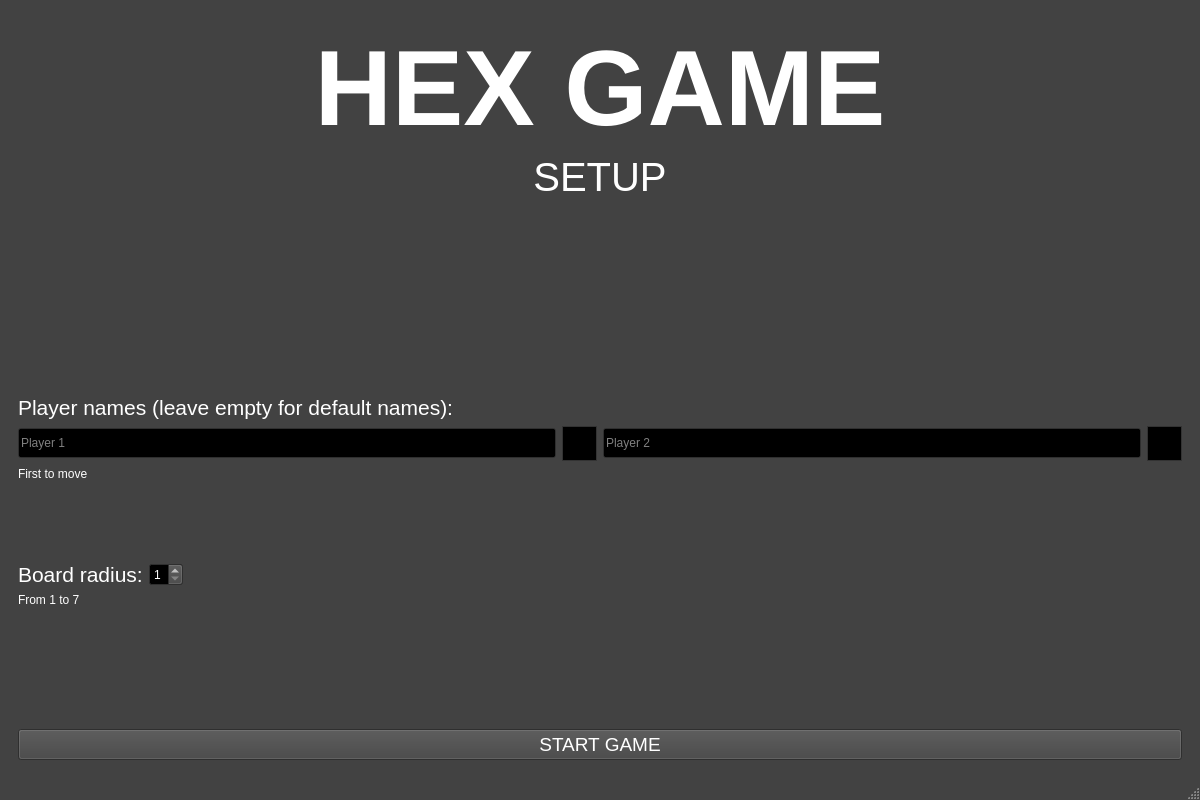
<?xml version="1.0" encoding="UTF-8"?>
<ui version="4.0">
 <class>mainWindow</class>
 <widget class="QMainWindow" name="mainWindow">
  <property name="geometry">
   <rect>
    <x>0</x>
    <y>0</y>
    <width>1200</width>
    <height>800</height>
   </rect>
  </property>
  <property name="palette">
   <palette>
    <active>
     <colorrole role="WindowText">
      <brush brushstyle="SolidPattern">
       <color alpha="255">
        <red>255</red>
        <green>255</green>
        <blue>255</blue>
       </color>
      </brush>
     </colorrole>
     <colorrole role="Button">
      <brush brushstyle="SolidPattern">
       <color alpha="255">
        <red>66</red>
        <green>66</green>
        <blue>66</blue>
       </color>
      </brush>
     </colorrole>
     <colorrole role="Light">
      <brush brushstyle="SolidPattern">
       <color alpha="255">
        <red>99</red>
        <green>99</green>
        <blue>99</blue>
       </color>
      </brush>
     </colorrole>
     <colorrole role="Midlight">
      <brush brushstyle="SolidPattern">
       <color alpha="255">
        <red>82</red>
        <green>82</green>
        <blue>82</blue>
       </color>
      </brush>
     </colorrole>
     <colorrole role="Dark">
      <brush brushstyle="SolidPattern">
       <color alpha="255">
        <red>33</red>
        <green>33</green>
        <blue>33</blue>
       </color>
      </brush>
     </colorrole>
     <colorrole role="Mid">
      <brush brushstyle="SolidPattern">
       <color alpha="255">
        <red>44</red>
        <green>44</green>
        <blue>44</blue>
       </color>
      </brush>
     </colorrole>
     <colorrole role="Text">
      <brush brushstyle="SolidPattern">
       <color alpha="255">
        <red>255</red>
        <green>255</green>
        <blue>255</blue>
       </color>
      </brush>
     </colorrole>
     <colorrole role="BrightText">
      <brush brushstyle="SolidPattern">
       <color alpha="255">
        <red>255</red>
        <green>255</green>
        <blue>255</blue>
       </color>
      </brush>
     </colorrole>
     <colorrole role="ButtonText">
      <brush brushstyle="SolidPattern">
       <color alpha="255">
        <red>255</red>
        <green>255</green>
        <blue>255</blue>
       </color>
      </brush>
     </colorrole>
     <colorrole role="Base">
      <brush brushstyle="SolidPattern">
       <color alpha="255">
        <red>0</red>
        <green>0</green>
        <blue>0</blue>
       </color>
      </brush>
     </colorrole>
     <colorrole role="Window">
      <brush brushstyle="SolidPattern">
       <color alpha="255">
        <red>66</red>
        <green>66</green>
        <blue>66</blue>
       </color>
      </brush>
     </colorrole>
     <colorrole role="Shadow">
      <brush brushstyle="SolidPattern">
       <color alpha="255">
        <red>0</red>
        <green>0</green>
        <blue>0</blue>
       </color>
      </brush>
     </colorrole>
     <colorrole role="AlternateBase">
      <brush brushstyle="SolidPattern">
       <color alpha="255">
        <red>33</red>
        <green>33</green>
        <blue>33</blue>
       </color>
      </brush>
     </colorrole>
     <colorrole role="ToolTipBase">
      <brush brushstyle="SolidPattern">
       <color alpha="255">
        <red>255</red>
        <green>255</green>
        <blue>220</blue>
       </color>
      </brush>
     </colorrole>
     <colorrole role="ToolTipText">
      <brush brushstyle="SolidPattern">
       <color alpha="255">
        <red>0</red>
        <green>0</green>
        <blue>0</blue>
       </color>
      </brush>
     </colorrole>
     <colorrole role="PlaceholderText">
      <brush brushstyle="SolidPattern">
       <color alpha="128">
        <red>255</red>
        <green>255</green>
        <blue>255</blue>
       </color>
      </brush>
     </colorrole>
    </active>
    <inactive>
     <colorrole role="WindowText">
      <brush brushstyle="SolidPattern">
       <color alpha="255">
        <red>255</red>
        <green>255</green>
        <blue>255</blue>
       </color>
      </brush>
     </colorrole>
     <colorrole role="Button">
      <brush brushstyle="SolidPattern">
       <color alpha="255">
        <red>66</red>
        <green>66</green>
        <blue>66</blue>
       </color>
      </brush>
     </colorrole>
     <colorrole role="Light">
      <brush brushstyle="SolidPattern">
       <color alpha="255">
        <red>99</red>
        <green>99</green>
        <blue>99</blue>
       </color>
      </brush>
     </colorrole>
     <colorrole role="Midlight">
      <brush brushstyle="SolidPattern">
       <color alpha="255">
        <red>82</red>
        <green>82</green>
        <blue>82</blue>
       </color>
      </brush>
     </colorrole>
     <colorrole role="Dark">
      <brush brushstyle="SolidPattern">
       <color alpha="255">
        <red>33</red>
        <green>33</green>
        <blue>33</blue>
       </color>
      </brush>
     </colorrole>
     <colorrole role="Mid">
      <brush brushstyle="SolidPattern">
       <color alpha="255">
        <red>44</red>
        <green>44</green>
        <blue>44</blue>
       </color>
      </brush>
     </colorrole>
     <colorrole role="Text">
      <brush brushstyle="SolidPattern">
       <color alpha="255">
        <red>255</red>
        <green>255</green>
        <blue>255</blue>
       </color>
      </brush>
     </colorrole>
     <colorrole role="BrightText">
      <brush brushstyle="SolidPattern">
       <color alpha="255">
        <red>255</red>
        <green>255</green>
        <blue>255</blue>
       </color>
      </brush>
     </colorrole>
     <colorrole role="ButtonText">
      <brush brushstyle="SolidPattern">
       <color alpha="255">
        <red>255</red>
        <green>255</green>
        <blue>255</blue>
       </color>
      </brush>
     </colorrole>
     <colorrole role="Base">
      <brush brushstyle="SolidPattern">
       <color alpha="255">
        <red>0</red>
        <green>0</green>
        <blue>0</blue>
       </color>
      </brush>
     </colorrole>
     <colorrole role="Window">
      <brush brushstyle="SolidPattern">
       <color alpha="255">
        <red>66</red>
        <green>66</green>
        <blue>66</blue>
       </color>
      </brush>
     </colorrole>
     <colorrole role="Shadow">
      <brush brushstyle="SolidPattern">
       <color alpha="255">
        <red>0</red>
        <green>0</green>
        <blue>0</blue>
       </color>
      </brush>
     </colorrole>
     <colorrole role="AlternateBase">
      <brush brushstyle="SolidPattern">
       <color alpha="255">
        <red>33</red>
        <green>33</green>
        <blue>33</blue>
       </color>
      </brush>
     </colorrole>
     <colorrole role="ToolTipBase">
      <brush brushstyle="SolidPattern">
       <color alpha="255">
        <red>255</red>
        <green>255</green>
        <blue>220</blue>
       </color>
      </brush>
     </colorrole>
     <colorrole role="ToolTipText">
      <brush brushstyle="SolidPattern">
       <color alpha="255">
        <red>0</red>
        <green>0</green>
        <blue>0</blue>
       </color>
      </brush>
     </colorrole>
     <colorrole role="PlaceholderText">
      <brush brushstyle="SolidPattern">
       <color alpha="128">
        <red>255</red>
        <green>255</green>
        <blue>255</blue>
       </color>
      </brush>
     </colorrole>
    </inactive>
    <disabled>
     <colorrole role="WindowText">
      <brush brushstyle="SolidPattern">
       <color alpha="255">
        <red>33</red>
        <green>33</green>
        <blue>33</blue>
       </color>
      </brush>
     </colorrole>
     <colorrole role="Button">
      <brush brushstyle="SolidPattern">
       <color alpha="255">
        <red>66</red>
        <green>66</green>
        <blue>66</blue>
       </color>
      </brush>
     </colorrole>
     <colorrole role="Light">
      <brush brushstyle="SolidPattern">
       <color alpha="255">
        <red>99</red>
        <green>99</green>
        <blue>99</blue>
       </color>
      </brush>
     </colorrole>
     <colorrole role="Midlight">
      <brush brushstyle="SolidPattern">
       <color alpha="255">
        <red>82</red>
        <green>82</green>
        <blue>82</blue>
       </color>
      </brush>
     </colorrole>
     <colorrole role="Dark">
      <brush brushstyle="SolidPattern">
       <color alpha="255">
        <red>33</red>
        <green>33</green>
        <blue>33</blue>
       </color>
      </brush>
     </colorrole>
     <colorrole role="Mid">
      <brush brushstyle="SolidPattern">
       <color alpha="255">
        <red>44</red>
        <green>44</green>
        <blue>44</blue>
       </color>
      </brush>
     </colorrole>
     <colorrole role="Text">
      <brush brushstyle="SolidPattern">
       <color alpha="255">
        <red>33</red>
        <green>33</green>
        <blue>33</blue>
       </color>
      </brush>
     </colorrole>
     <colorrole role="BrightText">
      <brush brushstyle="SolidPattern">
       <color alpha="255">
        <red>255</red>
        <green>255</green>
        <blue>255</blue>
       </color>
      </brush>
     </colorrole>
     <colorrole role="ButtonText">
      <brush brushstyle="SolidPattern">
       <color alpha="255">
        <red>33</red>
        <green>33</green>
        <blue>33</blue>
       </color>
      </brush>
     </colorrole>
     <colorrole role="Base">
      <brush brushstyle="SolidPattern">
       <color alpha="255">
        <red>66</red>
        <green>66</green>
        <blue>66</blue>
       </color>
      </brush>
     </colorrole>
     <colorrole role="Window">
      <brush brushstyle="SolidPattern">
       <color alpha="255">
        <red>66</red>
        <green>66</green>
        <blue>66</blue>
       </color>
      </brush>
     </colorrole>
     <colorrole role="Shadow">
      <brush brushstyle="SolidPattern">
       <color alpha="255">
        <red>0</red>
        <green>0</green>
        <blue>0</blue>
       </color>
      </brush>
     </colorrole>
     <colorrole role="AlternateBase">
      <brush brushstyle="SolidPattern">
       <color alpha="255">
        <red>66</red>
        <green>66</green>
        <blue>66</blue>
       </color>
      </brush>
     </colorrole>
     <colorrole role="ToolTipBase">
      <brush brushstyle="SolidPattern">
       <color alpha="255">
        <red>255</red>
        <green>255</green>
        <blue>220</blue>
       </color>
      </brush>
     </colorrole>
     <colorrole role="ToolTipText">
      <brush brushstyle="SolidPattern">
       <color alpha="255">
        <red>0</red>
        <green>0</green>
        <blue>0</blue>
       </color>
      </brush>
     </colorrole>
     <colorrole role="PlaceholderText">
      <brush brushstyle="SolidPattern">
       <color alpha="128">
        <red>255</red>
        <green>255</green>
        <blue>255</blue>
       </color>
      </brush>
     </colorrole>
    </disabled>
   </palette>
  </property>
  <property name="windowTitle">
   <string>Hex</string>
  </property>
  <widget class="QWidget" name="centralwidget">
   <layout class="QHBoxLayout" name="horizontalLayout">
    <item>
     <layout class="QVBoxLayout" name="verticalLayout">
      <item>
       <widget class="QStackedWidget" name="stack">
        <property name="currentIndex">
         <number>0</number>
        </property>
        <widget class="QWidget" name="page">
         <layout class="QVBoxLayout" name="verticalLayout_3">
          <item>
           <widget class="QLabel" name="label">
            <property name="font">
             <font>
              <pointsize>80</pointsize>
              <weight>75</weight>
              <bold>true</bold>
             </font>
            </property>
            <property name="text">
             <string>HEX GAME</string>
            </property>
            <property name="textFormat">
             <enum>Qt::PlainText</enum>
            </property>
            <property name="alignment">
             <set>Qt::AlignBottom|Qt::AlignHCenter</set>
            </property>
           </widget>
          </item>
          <item>
           <widget class="QLabel" name="label_5">
            <property name="font">
             <font>
              <pointsize>30</pointsize>
             </font>
            </property>
            <property name="text">
             <string>SETUP</string>
            </property>
            <property name="alignment">
             <set>Qt::AlignHCenter|Qt::AlignTop</set>
            </property>
           </widget>
          </item>
          <item>
           <widget class="QLabel" name="label_2">
            <property name="font">
             <font>
              <pointsize>16</pointsize>
             </font>
            </property>
            <property name="text">
             <string>Player names (leave empty for default names):</string>
            </property>
            <property name="alignment">
             <set>Qt::AlignBottom|Qt::AlignLeading|Qt::AlignLeft</set>
            </property>
           </widget>
          </item>
          <item>
           <layout class="QVBoxLayout" name="verticalLayout_2">
            <item>
             <layout class="QHBoxLayout" name="horizontalLayout_4">
              <item>
               <layout class="QHBoxLayout" name="horizontalLayout_2">
                <item>
                 <widget class="QLineEdit" name="playerOneInputLine">
                  <property name="minimumSize">
                   <size>
                    <width>250</width>
                    <height>30</height>
                   </size>
                  </property>
                  <property name="maxLength">
                   <number>70</number>
                  </property>
                  <property name="placeholderText">
                   <string>Player 1</string>
                  </property>
                 </widget>
                </item>
                <item>
                 <widget class="QGraphicsView" name="playerOneColor">
                  <property name="sizePolicy">
                   <sizepolicy hsizetype="Minimum" vsizetype="Minimum">
                    <horstretch>0</horstretch>
                    <verstretch>0</verstretch>
                   </sizepolicy>
                  </property>
                  <property name="maximumSize">
                   <size>
                    <width>35</width>
                    <height>35</height>
                   </size>
                  </property>
                 </widget>
                </item>
               </layout>
              </item>
              <item>
               <layout class="QHBoxLayout" name="horizontalLayout_3">
                <item>
                 <widget class="QLineEdit" name="playerTwoInputLine">
                  <property name="minimumSize">
                   <size>
                    <width>250</width>
                    <height>30</height>
                   </size>
                  </property>
                  <property name="maxLength">
                   <number>70</number>
                  </property>
                  <property name="placeholderText">
                   <string>Player 2</string>
                  </property>
                 </widget>
                </item>
                <item>
                 <widget class="QGraphicsView" name="playerTwoColor">
                  <property name="sizePolicy">
                   <sizepolicy hsizetype="Minimum" vsizetype="Minimum">
                    <horstretch>0</horstretch>
                    <verstretch>0</verstretch>
                   </sizepolicy>
                  </property>
                  <property name="maximumSize">
                   <size>
                    <width>35</width>
                    <height>35</height>
                   </size>
                  </property>
                 </widget>
                </item>
               </layout>
              </item>
             </layout>
            </item>
            <item>
             <widget class="QLabel" name="label_3">
              <property name="text">
               <string>First to move</string>
              </property>
              <property name="alignment">
               <set>Qt::AlignLeading|Qt::AlignLeft|Qt::AlignTop</set>
              </property>
             </widget>
            </item>
           </layout>
          </item>
          <item>
           <layout class="QHBoxLayout" name="horizontalLayout_5">
            <item>
             <widget class="QLabel" name="label_4">
              <property name="font">
               <font>
                <pointsize>16</pointsize>
               </font>
              </property>
              <property name="text">
               <string>Board radius:</string>
              </property>
             </widget>
            </item>
            <item>
             <widget class="QSpinBox" name="boardRadiusInput">
              <property name="minimum">
               <number>1</number>
              </property>
              <property name="maximum">
               <number>7</number>
              </property>
             </widget>
            </item>
            <item>
             <spacer name="horizontalSpacer_2">
              <property name="orientation">
               <enum>Qt::Horizontal</enum>
              </property>
              <property name="sizeHint" stdset="0">
               <size>
                <width>40</width>
                <height>20</height>
               </size>
              </property>
             </spacer>
            </item>
           </layout>
          </item>
          <item>
           <widget class="QLabel" name="label_6">
            <property name="text">
             <string>From 1 to 7</string>
            </property>
            <property name="alignment">
             <set>Qt::AlignLeading|Qt::AlignLeft|Qt::AlignTop</set>
            </property>
           </widget>
          </item>
          <item>
           <widget class="QPushButton" name="setupConfirmButton">
            <property name="font">
             <font>
              <pointsize>14</pointsize>
             </font>
            </property>
            <property name="text">
             <string>START GAME</string>
            </property>
           </widget>
          </item>
         </layout>
        </widget>
        <widget class="QWidget" name="page_2">
         <layout class="QVBoxLayout" name="verticalLayout_5">
          <item>
           <layout class="QVBoxLayout" name="verticalLayout_4">
            <item>
             <layout class="QHBoxLayout" name="horizontalLayout_6">
              <item>
               <widget class="QLabel" name="currentPlayer">
                <property name="font">
                 <font>
                  <pointsize>14</pointsize>
                 </font>
                </property>
                <property name="text">
                 <string/>
                </property>
                <property name="alignment">
                 <set>Qt::AlignLeading|Qt::AlignLeft|Qt::AlignTop</set>
                </property>
               </widget>
              </item>
              <item>
               <widget class="QGraphicsView" name="currentPlayerColor">
                <property name="sizePolicy">
                 <sizepolicy hsizetype="Minimum" vsizetype="Minimum">
                  <horstretch>0</horstretch>
                  <verstretch>0</verstretch>
                 </sizepolicy>
                </property>
                <property name="maximumSize">
                 <size>
                  <width>35</width>
                  <height>35</height>
                 </size>
                </property>
               </widget>
              </item>
             </layout>
            </item>
            <item>
             <widget class="HexGridView" name="hexBoard">
              <property name="palette">
               <palette>
                <active>
                 <colorrole role="Base">
                  <brush brushstyle="SolidPattern">
                   <color alpha="255">
                    <red>59</red>
                    <green>59</green>
                    <blue>59</blue>
                   </color>
                  </brush>
                 </colorrole>
                </active>
                <inactive>
                 <colorrole role="Base">
                  <brush brushstyle="SolidPattern">
                   <color alpha="255">
                    <red>59</red>
                    <green>59</green>
                    <blue>59</blue>
                   </color>
                  </brush>
                 </colorrole>
                </inactive>
                <disabled>
                 <colorrole role="Base">
                  <brush brushstyle="SolidPattern">
                   <color alpha="255">
                    <red>66</red>
                    <green>66</green>
                    <blue>66</blue>
                   </color>
                  </brush>
                 </colorrole>
                </disabled>
               </palette>
              </property>
              <property name="font">
               <font>
                <pointsize>14</pointsize>
               </font>
              </property>
             </widget>
            </item>
            <item>
             <widget class="QLabel" name="winnerPrompt">
              <property name="minimumSize">
               <size>
                <width>0</width>
                <height>55</height>
               </size>
              </property>
              <property name="font">
               <font>
                <pointsize>17</pointsize>
               </font>
              </property>
              <property name="text">
               <string/>
              </property>
              <property name="alignment">
               <set>Qt::AlignBottom|Qt::AlignHCenter</set>
              </property>
             </widget>
            </item>
            <item>
             <layout class="QHBoxLayout" name="horizontalLayout_7">
              <item>
               <spacer name="horizontalSpacer">
                <property name="orientation">
                 <enum>Qt::Horizontal</enum>
                </property>
                <property name="sizeHint" stdset="0">
                 <size>
                  <width>40</width>
                  <height>20</height>
                 </size>
                </property>
               </spacer>
              </item>
              <item>
               <widget class="QPushButton" name="rematchButton">
                <property name="text">
                 <string>REMATCH</string>
                </property>
               </widget>
              </item>
              <item>
               <widget class="QPushButton" name="restartButton">
                <property name="enabled">
                 <bool>true</bool>
                </property>
                <property name="text">
                 <string>RESTART</string>
                </property>
               </widget>
              </item>
              <item>
               <widget class="QPushButton" name="exitButton">
                <property name="text">
                 <string>EXIT</string>
                </property>
               </widget>
              </item>
             </layout>
            </item>
           </layout>
          </item>
         </layout>
        </widget>
       </widget>
      </item>
     </layout>
    </item>
   </layout>
  </widget>
  <widget class="QStatusBar" name="statusbar"/>
 </widget>
 <customwidgets>
  <customwidget>
   <class>HexGridView</class>
   <extends>QGraphicsView</extends>
   <header>gui_classes.h</header>
  </customwidget>
 </customwidgets>
 <resources/>
 <connections/>
</ui>
